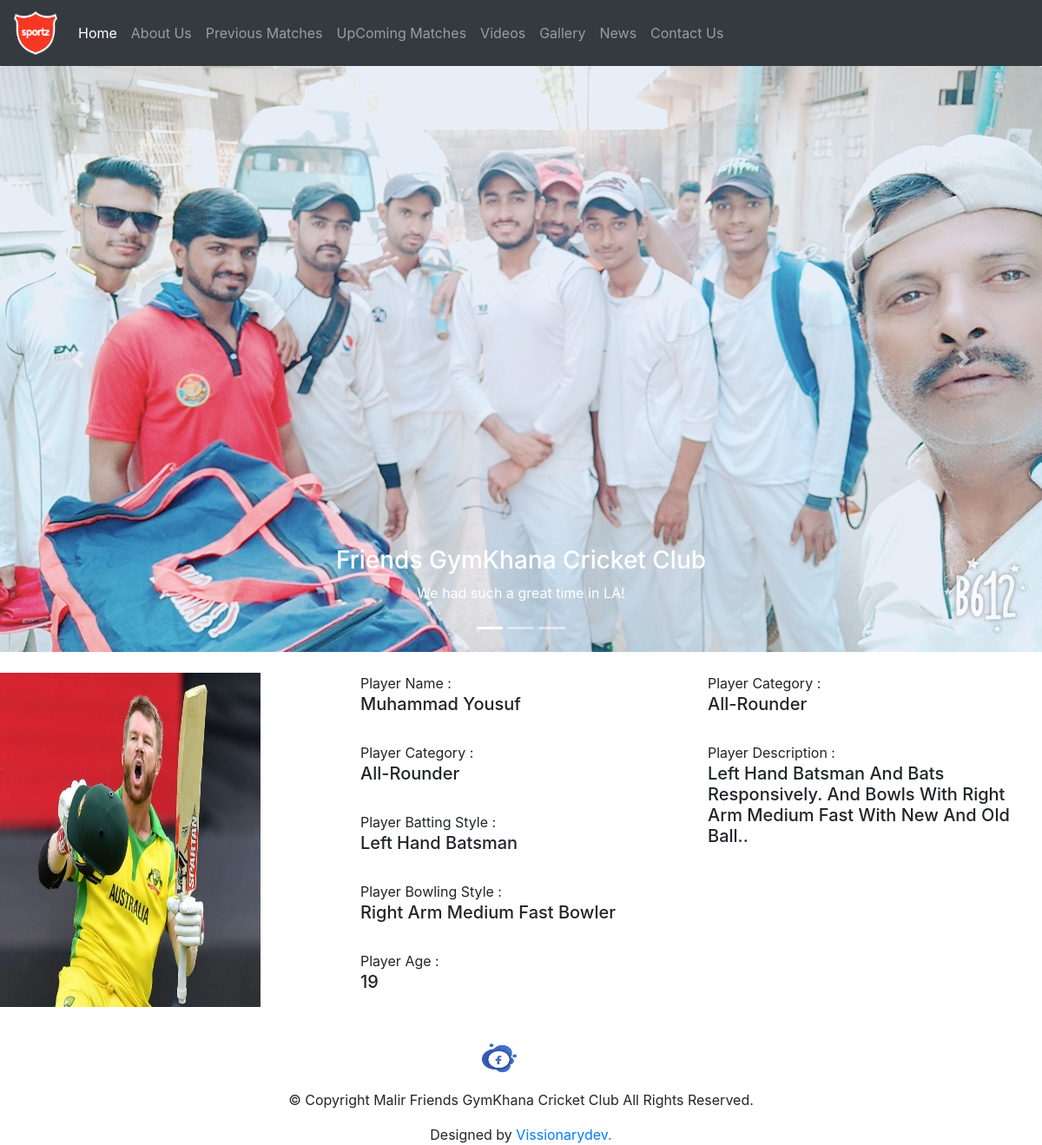
Screenshot of /club/records/1 with the database file from the repository.
### club/models.py (models this page shows, shortened)
class Record(models.Model):
    player_id = models.AutoField
    player_name = models.CharField(max_length=50)
    player_category = (
        ("Batsman", "batsman"),
        ("Bowler", "bowler"),
        ("All-Rounder", "all-rounder"),
        ("Wicket-keeper", "wicket-keeper"),
    )
    category = models.CharField(max_length=15,
                                choices=player_category,
                                default="All-Rounder")
    player_batting_style = models.CharField(max_length=50, default="")
    player_bowling_style = models.CharField(max_length=50, default="")
    player_batting_no = models.CharField(max_length=50, default="")
    player_age = models.IntegerField(default=0)
    player_rank = models.CharField(max_length=50, default="")
    player_desc = models.CharField(max_length=500, default="")
    image = models.FileField(upload_to='club/images', default="")

### club/views.py (the view)
# urls.py: path("records/<int:myid>", views.playerdetail, name=""),
def playerdetail(request, myid):
    record = Record.objects.filter(id=myid)
    return render(request, 'club/players_detail.html', {'record':record[0]})

### club/templates/club/players_detail.html (shortened to what this page needs)
{% extends 'club/basic.html' %}
{% block body %}
<div class="container-fluid my-4">
    <div class="row">
    <div class="col-md-4">
    <div class="row">
        <img src="/media/{{record.image}}" width="300px" height="385px">
    </div>
    </div>
    <div class="col-md-4">
        Player Name : <h5>{{record.player_name}}</h5><br>
        Player Category : <h5>{{record.category}}</h5><br>
        Player Batting Style : <h5>{{record.player_batting_style}}</h5><br>
        Player Bowling Style : <h5>{{record.player_bowling_style}}</h5><br>
        Player Age : <h5>{{record.player_age}}</h5><br>
    </div>
        <div class="col-md-4">
            Player Category : <h5>{{record.category}}</h5><br>
            Player Description : <h5>{{record.player_desc}}</h5>
        </div>
    </div>
</div>
{% endblock %}

### rows the page displays
Record: image (picture), player_name "Muhammad Yousuf", category "All-Rounder", player_batting_style "Left Hand Batsman", player_bowling_style "Right Arm Medium Fast Bowler", player_age "19", player_desc "Left Hand Batsman And Bats Responsively. And Bowls With Right Arm Medium Fast With New And Old Ball.."
